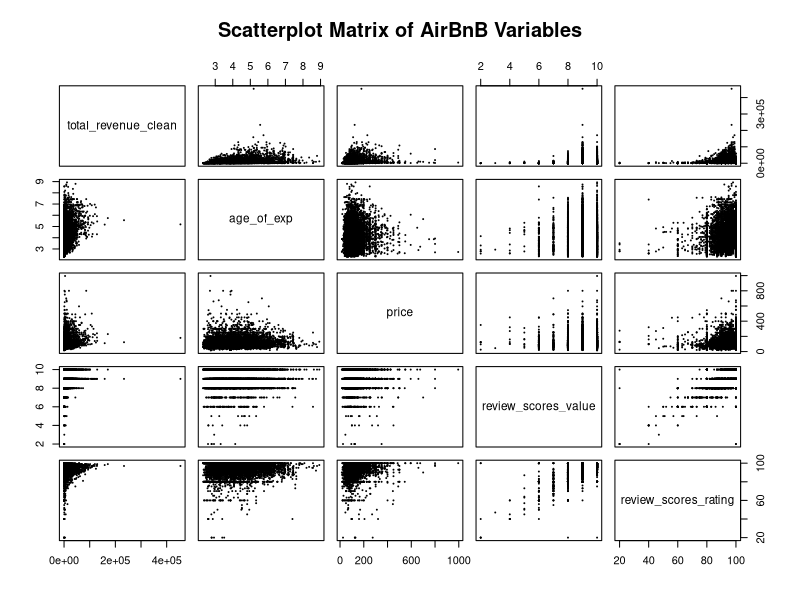
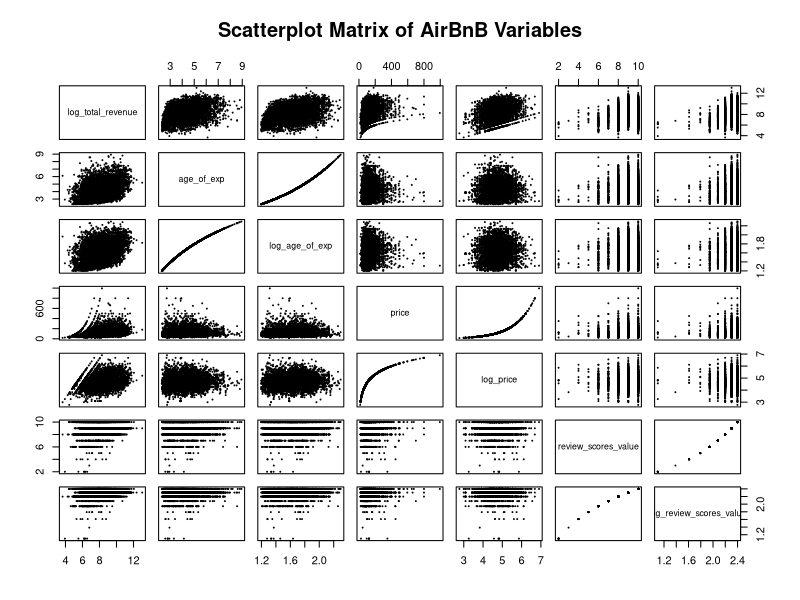
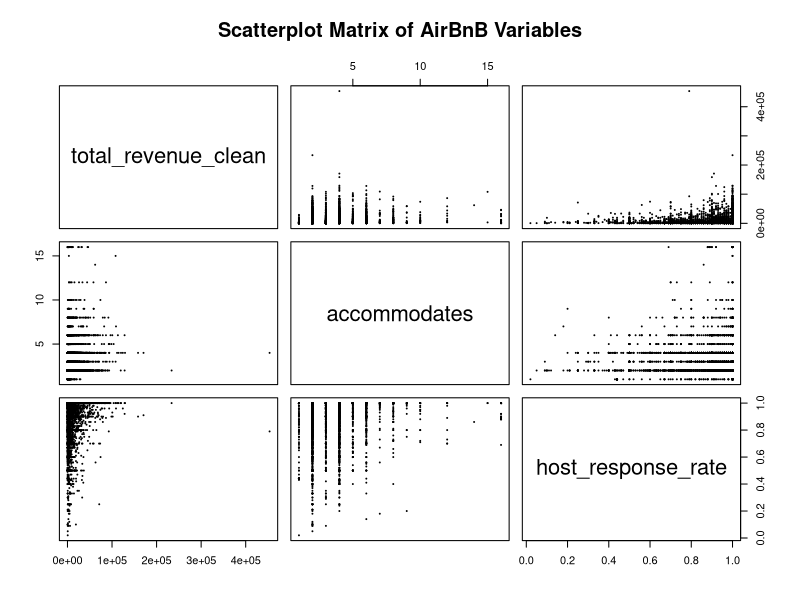
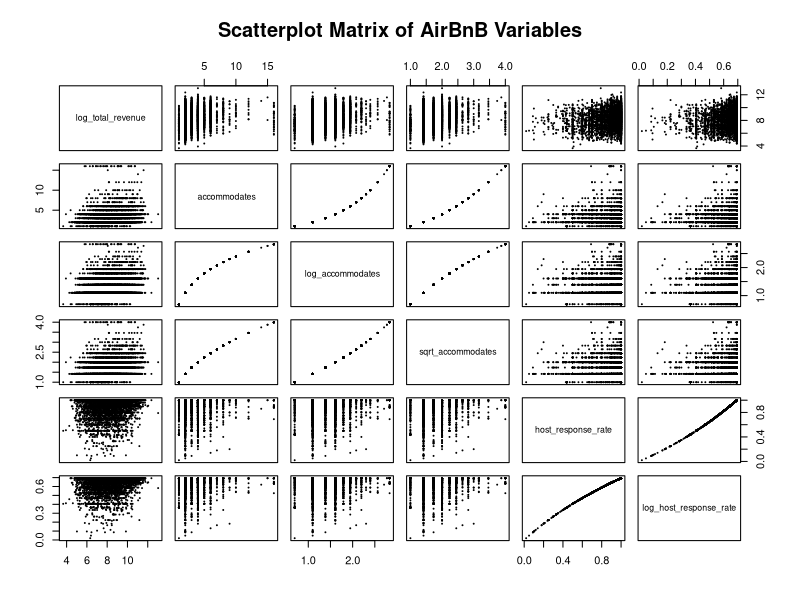
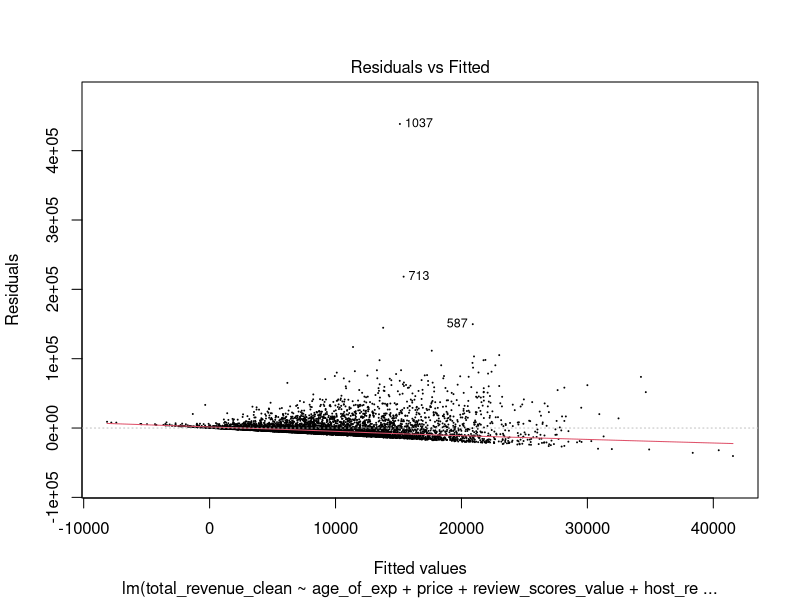
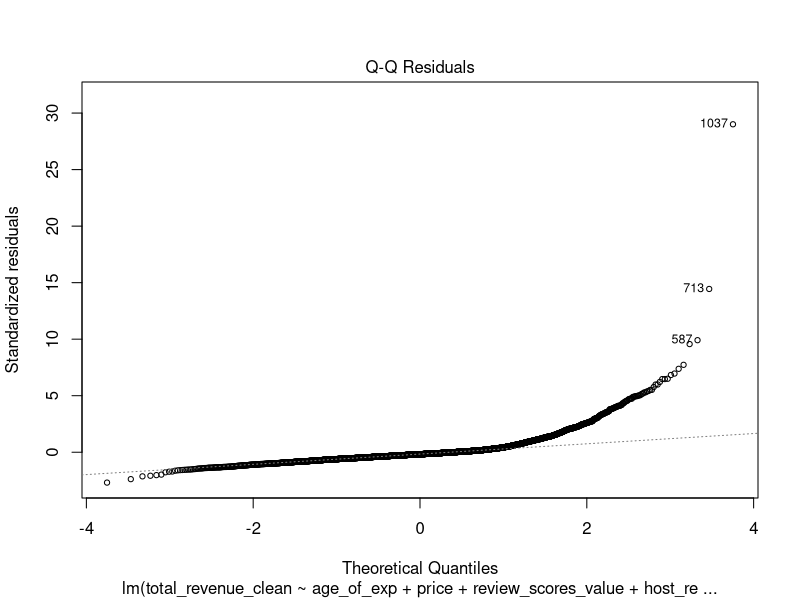
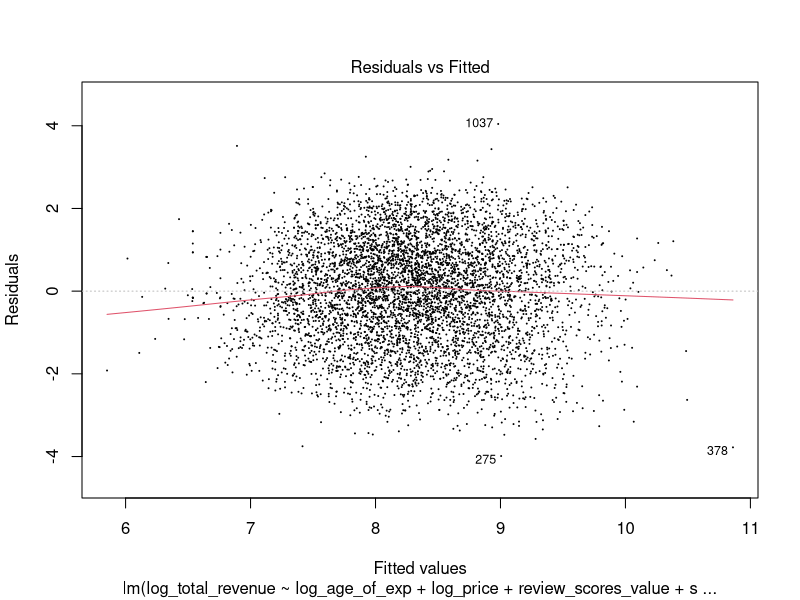
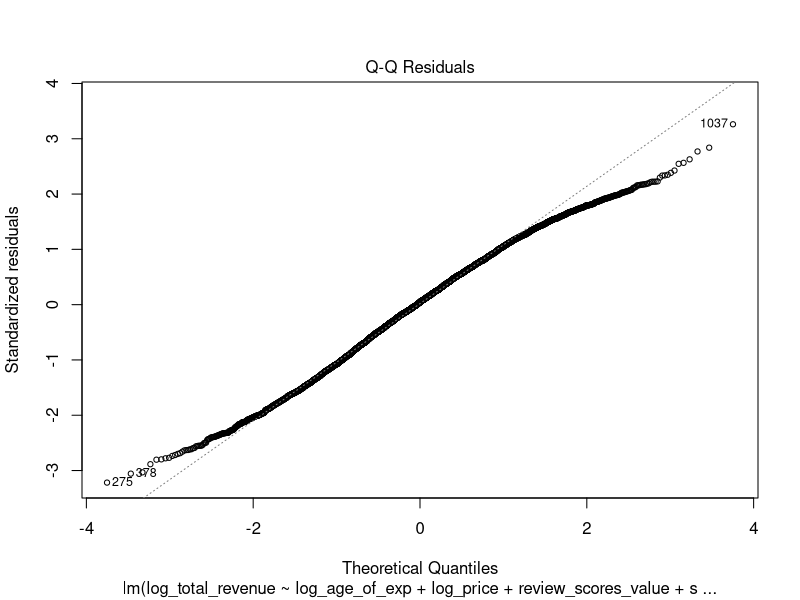

Recreate these plots in R, in order.
## ---- chunk 1
knitr::opts_chunk$set(echo = TRUE)
library(readr)
df <- read_csv("AirBnB.csv")
## ---- chunk 2
library(dplyr)

df <- read_csv("AirBnB.csv")
df <- df %>% 
  dplyr::select(
    -host_id,
    -host_name,
    -host_since_year,
    -host_since_anniversary,
    -matches("Customer Since"),
    -zipcode,
    -id, 
    -city,
    -state,
    -country,
    -latitude,
    -longitude,
    -matches("customers...50..review.rate"),
    -number_of_reviews
    )

df <- df %>%
  rename(
    age_of_exp = "Age in years",
    total_revenue = "Total Rev",
    rev_per_2_guest = "Daily Rev per 2 guests, unless limited to 1",
    min_cost_per_night = "Min Nights",
    neighbourhood = neighbourhood_cleansed,
    city = city_translated,
    state = state_translated,
  )



df$total_revenue <- as.character(df$total_revenue)
df$total_revenue_clean <- gsub("[$,]", "", df$total_revenue)
df <- df[!is.na(suppressWarnings(as.numeric(df$total_revenue_clean))), ]
df$total_revenue_clean <- as.numeric(df$total_revenue_clean)
df$total_revenue <- NULL
df$log_total_revenue <- log(df$total_revenue_clean + 1)

df$rev_per_2_guest <- as.character(df$rev_per_2_guest)
df$rev_per_2_guest_clean <- gsub("[$,]", "", df$rev_per_2_guest)
df <- df[!is.na(suppressWarnings(as.numeric(df$rev_per_2_guest_clean))), ]
df$rev_per_2_guest_clean <- as.numeric(df$rev_per_2_guest_clean)
df$rev_per_2_guest <- NULL

df$host_response_rate <- as.character(df$host_response_rate)
df <- df[!is.na(suppressWarnings(as.numeric(df$host_response_rate))), ]
df$host_response_rate <- as.numeric(df$host_response_rate)

df$price <- as.character(df$price)
df$price <- as.numeric(gsub("[$[:space:]]", "", df$price))
df <- df[!is.na(suppressWarnings(as.numeric(df$price))), ]
df$price <- as.numeric(df$price)
df$log_price <- log(df$price + 1)
df$log_review_scores_value <- log(df$review_scores_value + 1)
df$log_age_of_exp <- log(df$age_of_exp + 1)
df$sqrt_age_of_exp <- sqrt(df$age_of_exp)
df$log_review_scores_rating <- log(df$review_scores_rating + 1)
df$log_accommodates <- log(df$accommodates + 1)
df$sqrt_accommodates <- sqrt(df$accommodates)
df$log_host_response_rate <- log(df$host_response_rate + 1)
df$minimum_nights <- as.numeric(gsub("[$[:space:]]", "", df$minimum_nights))
View(df)
## ---- chunk 3
pairs(~ total_revenue_clean + age_of_exp + price + review_scores_value + review_scores_rating, data = df, 
      main = "Scatterplot Matrix of AirBnB Variables", cex = 0.01)
## ---- chunk 4
pairs(~ log_total_revenue + age_of_exp + log_age_of_exp  + price + log_price + review_scores_value + log_review_scores_value, data = df, 
      main = "Scatterplot Matrix of AirBnB Variables", cex = 0.01)
## ---- chunk 5
pairs(~ total_revenue_clean + accommodates + host_response_rate, data = df, 
      main = "Scatterplot Matrix of AirBnB Variables", cex = 0.01)
## ---- chunk 6
pairs(~ log_total_revenue + accommodates + log_accommodates + sqrt_accommodates + host_response_rate + log_host_response_rate, data = df, 
      main = "Scatterplot Matrix of AirBnB Variables", cex = 0.01)
## ---- chunk 7
prelim_model <- lm(total_revenue_clean ~ age_of_exp + price + review_scores_value + host_response_rate + accommodates, data = df)
summary(prelim_model)
## ---- chunk 8
log_model <- lm(log_total_revenue ~ log_age_of_exp + log_price + review_scores_value + sqrt_accommodates + host_response_rate, data = df)
summary(log_model)
## ---- chunk 9
plot(prelim_model, which = 1, cex = 0.01)
## ---- chunk 10
plot(prelim_model, which = 2, cex=0.7)
## ---- chunk 11
plot(log_model, which = 1, cex = 0.01)
## ---- chunk 12
plot(log_model, which = 2, cex=0.7)
## ---- chunk 13
df_property_type <- df %>%
  add_count(property_type) %>%
  filter(n >= 10) %>%           
  select(-n)
boxplot(log_total_revenue ~ property_type, data = df_property_type,
        main = "Log Revenue by Property Type",
        ylab = "Log Total Revenue", las = 2, cex.axis = 0.7)
## ---- chunk 14
boxplot(log_total_revenue ~ room_type, data = df,
        main = "Log Revenue by Room Type",
        ylab = "Log Total Revenue", las = 2, cex.axis = 0.7)
## ---- chunk 15
boxplot(log_total_revenue ~ host_response_time, data = df,
        main = "Log Revenue by host response time",
        ylab = "Log Total Revenue", las = 2, cex.axis = 0.7)
## ---- chunk 16
df$property_type <- as.factor(df$room_type)
log_model_with_cat <- lm(
  log_total_revenue ~ log_age_of_exp + log_price + review_scores_value + sqrt_accommodates + host_response_rate + room_type, 
  data = as.data.frame(df), y = TRUE
)
summary(log_model_with_cat)
## ---- chunk 17
plot(log_model_with_cat, which = 1, cex = 0.01)
## ---- chunk 18
plot(log_model_with_cat, which = 2, cex=0.7)
## ---- chunk 19
library(MASS)
library(psych)
b <- boxcox(log_model_with_cat)
lambda <- b$x[which.max(b$y)]
lambda
geom_mean <- geometric.mean(df$log_total_revenue) # number of observations without NA
log_total_revenue_transformed <- geom_mean ^ (1-lambda) * (df$log_total_revenue^lambda - 1) / lambda
df$log_total_revenue_transformed <- log_total_revenue_transformed
box_cox_log_model_with_cat <- lm(
  log_total_revenue_transformed ~ log_age_of_exp + log_price + review_scores_value + sqrt_accommodates + host_response_rate + room_type, 
  data = df, y = TRUE
)
summary(box_cox_log_model_with_cat)
## ---- chunk 20
plot(box_cox_log_model_with_cat, which = 1, cex = 0.01)
## ---- chunk 21
plot(box_cox_log_model_with_cat, which = 2, cex=0.7)
